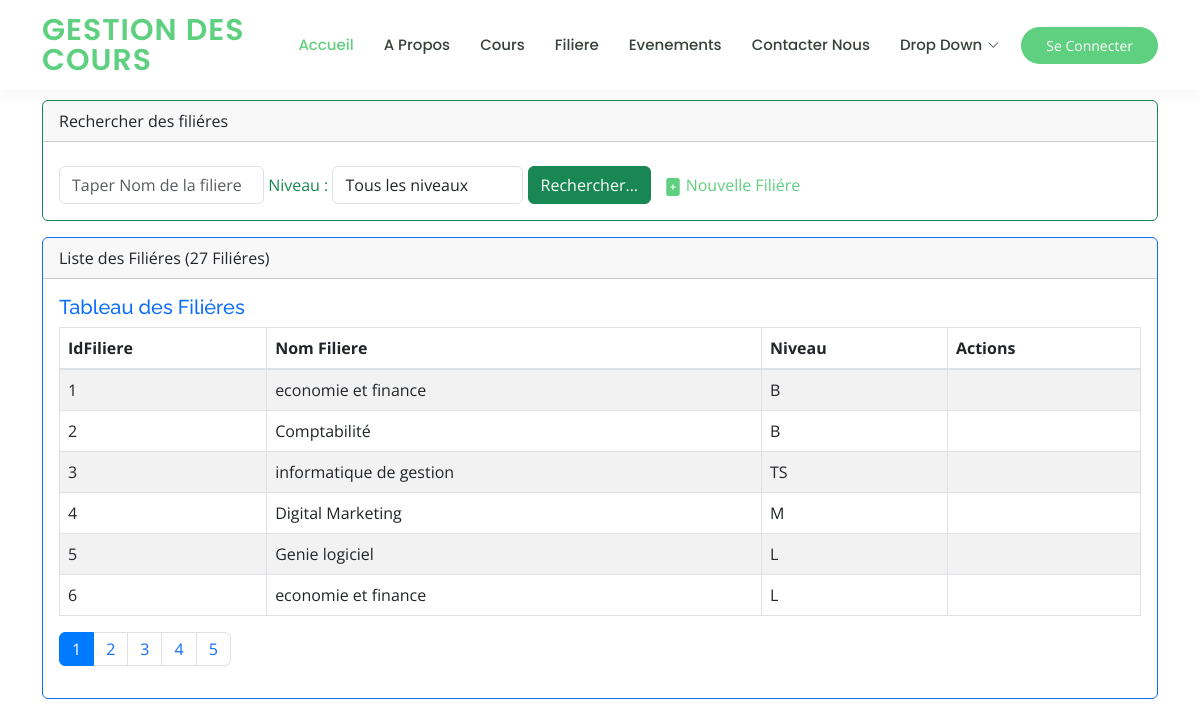
The app's page /pages/filiere.php with its own data.
### tables this page shows
create table filiere (
    idFiliere int(4) auto_increment primary key,
    nomFilere varchar(50),
    niveau  varchar(50)

);

### pages/filiere.php (the view, shortened to what this page needs)
<?php
  require_once("connectiondb.php");
   $nomf=isset($_GET['nomf'])?$_GET['nomf']:"";
   $niveau=isset($_GET['niveau'])?$_GET['niveau']:"all";
   $size=isset($_GET['size'])?$_GET['size']:6;
      $page=isset($_GET['page'])?$_GET['page']:1;
   $offset=($page-1)*$size;
   if($niveau=="all") {
   $requete="select * from filiere where nomFilere like '%$nomf%' limit $size offset $offset";
   $requeteCount="select count(*) CountF from filiere where nomFilere like '%$nomf%'";
  } else {
    $requete="select * from filiere where nomFilere like '%$nomf%' and niveau='$niveau' limit $size offset $offset";
    $requeteCount="select count(*) CountF from filiere where nomFilere like '%$nomf%' and niveau='$niveau'";
  }
             $resultatF=$pdo->query($requete);
             $resultatCount=$pdo->query($requeteCount);
             $tabCount=$resultatCount->fetch();
             $nbrFiliere=$tabCount['CountF'];
             $reste=$nbrFiliere % $size;
             if ($reste===0)
              $nbrpage=$nbrFiliere/$size;
                  else
                  $nbrpage=floor($nbrFiliere/$size)+1;
?>
<!DOCTYPE html>
<html lang="en">
<head>
     <link rel="stylesheet" href="https://cdn.jsdelivr.net/npm/bootstrap@4.6.2/dist/css/bootstrap.min.css">
  <link href="../assets/vendor/animate.css/animate.min.css" rel="stylesheet">
  <link href="../assets/vendor/bootstrap/css/bootstrap.min.css" rel="stylesheet">
  <link href="../assets/vendor/bootstrap-icons/bootstrap-icons.css" rel="stylesheet">
  <link href="../assets/vendor/boxicons/css/boxicons.min.css" rel="stylesheet">
  <link href="../assets/vendor/remixicon/remixicon.css" rel="stylesheet">
  <link href="../assets/vendor/swiper/swiper-bundle.min.css" rel="stylesheet">
  <link href="../assets/css/style.css" rel="stylesheet">
</head>
<body>
  <header id="header" class="fixed-top">
    <div class="container d-flex align-items-center">
      <h1 class="logo me-auto"><a href="Accueil.php">Gestion des Cours</a></h1>
      <nav id="navbar" class="navbar order-last order-lg-0">
        <ul>
          <li><a class="active" href="Accueil.php">Accueil</a></li>
          <li><a href="Aboutt.php">A Propos </a></li>
          <li><a href="cours.php">Cours</a></li>
          <li><a href="filiere.php">Filiere</a></li>
          <li><a href="events.html">Evenements</a></li>
          <li><a href="contact.php">Contacter Nous</a></li>
          <li class="dropdown"><a href="#"><span>Drop Down</span> <i class="bi bi-chevron-down"></i></a>
          </li>
        </ul>
      </nav>
      <a href="courses.html" class="get-started-btn">Se Connecter</a>
    </div>
  </header>
</head>
<body>
    <div class="container"  style="margin-top: 100px;">
        <div class="card border-success mb-3 margetop" style="max-width: 180rem;">
           <div class="card-header t2"> Rechercher des filiéres</div>
            <div class="card-body text-success">
                  <form method="get" action="filiere.php"  class="form-inline">
                    <div class="form-group">
                    <input type="text" name="nomf" placeholder="Taper Nom de la filiere" class="form-control"
                    value="<?php echo $nomf ?>"/>
                    </div>  &nbsp
                          <label for="niveau">Niveau :</label> &nbsp
                    <select name="niveau" class="form-control" id="niveau" onchange="this.form.submit()">
                      <option value="all" <?php if($niveau==="all" ) echo "selected" ?>>Tous les niveaux</option>
                    </select> &nbsp
                    <button type="submit" class="btn btn-success">
                      Rechercher...</button> &nbsp &nbsp
                      <a href="NouvelleFiliere.php"> <svg xmlns="http://www.w3.org/2000/svg" width="18" height="18" fill="currentColor" class="bi bi-file-plus-fill" viewBox="0 0 16 16">
  <path d="M12 0H4a2 2 0 0 0-2 2v12a2 2 0 0 0 2 2h8a2 2 0 0 0 2-2V2a2 2 0 0 0-2-2zM8.5 6v1.5H10a.5.5 0 0 1 0 1H8.5V10a.5.5 0 0 1-1 0V8.5H6a.5.5 0 0 1 0-1h1.5V6a.5.5 0 0 1 1 0z"/>
</svg> </i>Nouvelle Filiére</a>
                       </form>
        </div>
          </div>
          <div class="card border-primary mb-3 margetop" style="max-width: 180rem;">
           <div class="card-header t1">Liste des Filiéres (<?php echo $nbrFiliere ?> Filiéres)</div>
            <div class="card-body text-primary">
                <h5 class="card-title"> Tableau des Filiéres</h5>
                  <table class="table table-striped  table-bordered">
                    <thead>
                       <tr>
                         <th>IdFiliere</th> <th>Nom Filiere</th> <th> Niveau</th> <th> Actions</th>
                       </tr>
                    </thead>
                       <tbody>
                             <?php  while($filiere=$resultatF->fetch()) {?>
                              <tr>
                                <td> <?php echo $filiere['idFiliere'] ?></td>
                                <td> <?php echo $filiere['nomFilere'] ?></td>
                                <td><?php echo $filiere['niveau'] ?></td>
                                <td>
                                    </td>
                              </tr>
                              <?php } ?>
                       </tbody>
                  </table>
                  <div>
                  <nav aria-label="Page navigation example">
                    <ul class="pagination pagination-md">
                    <?php for($i=1;$i<=$nbrpage;$i++) {  ?>
                       <li class="page-item  <?php if($i==$page) echo 'active' ?>"  >
                        <a  class="page-link" href="filiere.php?page=<?php echo $i;?>&nomf=<?php echo $nomf ?>&niveau=<?php echo $niveau ?>">
                          <?php     echo $i;   ?> </a> </li>
                      <?php  } ?>
                      </ul>
                  </nav>
                 </div>
        </div>
          </div>
    </div>
</body>
</html>

### assets/css/style.css (style rules this page uses)
body { font-family: "Open Sans", sans-serif; color: #444444; }
a { color: #5fcf80; text-decoration: none; }
h1, h2, h3, h4, h5, h6 { font-family: "Raleway", sans-serif; }
#header { background: #fff; transition: all 0.5s; z-index: 997; padding: 15px 0; box-shadow: 0px 0 18px rgba(55, 66, 59, 0.08); }
#header .logo { font-size: 30px; margin: 0; padding: 0; line-height: 1; font-weight: 600; letter-spacing: 1px; text-transform: uppercase; font-family: "Poppins", sans-serif; }
#header .logo a { color: #5fcf80; }
.get-started-btn { margin-left: 22px; background: #5fcf80; color: #fff; border-radius: 50px; padding: 8px 25px; white-space: nowrap; transition: 0.3s; font-size: 14px; display: inline-block; }
.navbar { padding: 0; }
.navbar ul { margin: 0; padding: 0; display: flex; list-style: none; align-items: center; }
.navbar li { position: relative; }
.navbar a, .navbar a:focus { display: flex; align-items: center; justify-content: space-between; padding: 10px 0 10px 30px; font-family: "Poppins", sans-serif; font-size: 15px; font-weight: 500; color: #37423b; white-space: nowrap; transition: 0.3s; }
.navbar a i, .navbar a:focus i { font-size: 12px; line-height: 0; margin-left: 5px; }
.navbar a:hover, .navbar .active, .navbar .active:focus, .navbar li:hover>a { color: #5fcf80; }

### records on screen
filiere: idFiliere "1", nomFilere "economie et finance", niveau "B"
filiere: idFiliere "2", nomFilere "Comptabilité", niveau "B"
filiere: idFiliere "3", nomFilere "informatique de gestion", niveau "TS"
filiere: idFiliere "4", nomFilere "Digital Marketing", niveau "M"
filiere: idFiliere "5", nomFilere "Genie logiciel", niveau "L"
filiere: idFiliere "6", nomFilere "economie et finance", niveau "L"

### other values on screen
$nbrFiliere "27"
